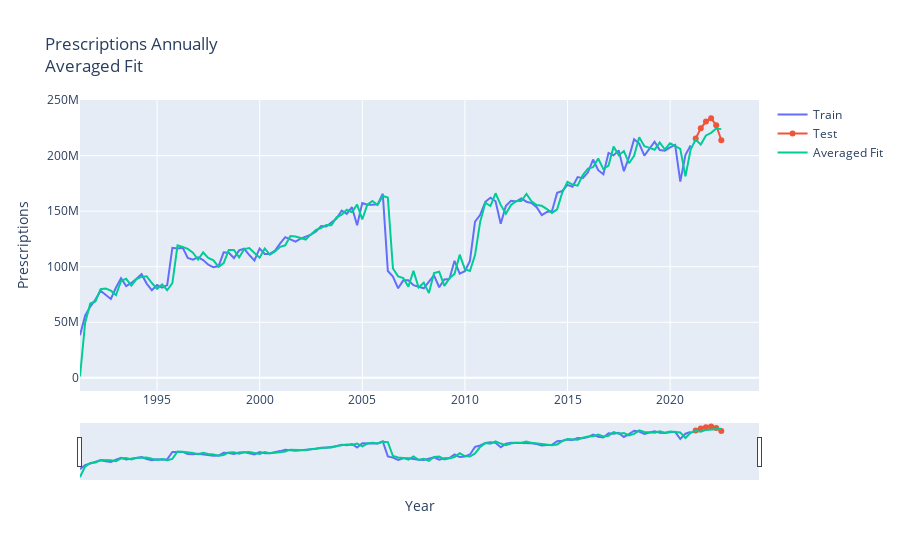

This figure's notebook cell:
### Code cell
# display avg of top parameters
top_combined = combined_df.sort_values('val').index[0:6]
avgd_fit_dict = {}
for ind in top_combined:
    p, d, q = combined_df.loc[ind,'p'], combined_df.loc[ind,'d'], combined_df.loc[ind,'q']
    predict_df = summary_df.copy(deep=True)
    predict_df.index = pd.to_datetime(predict_df.index)
    first_day = predict_df.index.min()
    last_day = predict_df.index.max()
    full_range = pd.date_range(start=first_day, end=last_day, freq="Q")
    predict_df = predict_df.reindex(full_range)
    predict_df.fillna(method='ffill',inplace=True)

    train = predict_df.loc[predict_df.index <= cutoff].dropna()
    test = predict_df.loc[predict_df.index > cutoff]

    model = SARIMAX(train, order=(p, d, q), trend="c")
    model_fit = model.fit(disp=0)

    predictions = model_fit.predict(start=0, end=len(train)+len(test)-1)

    avgd_fit_dict[f'p{p}, d{d}, q{q}'] = predictions

avgd_fit_df = pd.DataFrame(avgd_fit_dict, index = list(predictions.index))
avgd_fit_df['mean'] = avgd_fit_df.mean(axis=1)


train_smape = mean_absolute_percentage_error(pd.Series(list(avgd_fit_df['mean'][0:len(predictions[train.index])])), pd.Series(list(predictions[train.index])))
test_smape = mean_absolute_percentage_error(pd.Series(list(avgd_fit_df['mean'][len(predictions[train.index]):])), pd.Series(list(predictions[test.index])))

fig = go.Figure()
fig.add_trace(go.Scatter(x=list(train.index), y = train['Prescriptions'], name = 'Train'))
fig.add_trace(go.Scatter(x=list(test.index), y = test['Prescriptions'], name = 'Test'))
fig.add_trace(go.Scatter(x=list(avgd_fit_df.index), y = avgd_fit_df['mean'], name = 'Averaged Fit'))
fig.update_layout(title="Prescriptions Annually<Br>Averaged Fit")
fig.update_xaxes(rangeslider_visible=True)
fig.update_layout(xaxis_title = 'Year', yaxis_title='Prescriptions')
fig.show()

print(f"The train SMAPE is {train_smape}% and the test SMAPE is {test_smape}% with the top 5 predictions averaged.")
